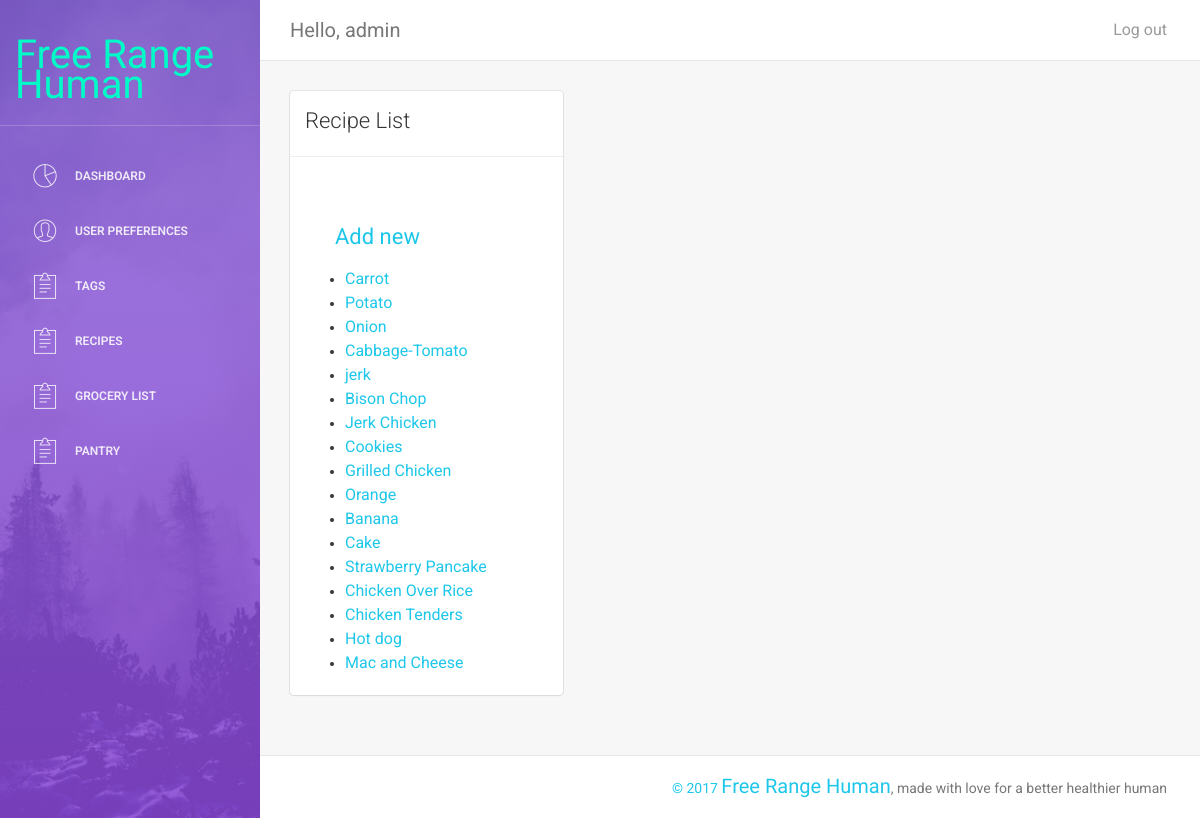
Page /dashboard/recipes (signed in) on the committed database.
### dashboard/models.py (models this page shows, shortened)
class Recipe(models.Model):
	recipe_id = models.AutoField(primary_key=True)
	recipe_name = models.CharField(max_length=50)
	calories = models.IntegerField()
	servings = models.IntegerField()
	fat = models.IntegerField()
	carb = models.IntegerField()
	protein = models.IntegerField()
	ingredients = models.ManyToManyField(Ingredient)
	tags = models.ManyToManyField(Tag)

### dashboard/views.py (the view)
# urls.py: url(r'recipes', views.getRecipes, name='recipes'),
@login_required
def getRecipes(request):
    recipes = Recipe.objects.all()
    return render(request, 'recipes.html', {'recipes': recipes})

### dashboard/templates/recipes.html
{% extends "theme/dashboard.html" %} {% block content %}
<div class="col-md-4">
    <div class="card">
        <div class="header">
            <h4 class="title">Recipe List</h4>
        </div>
        <hr>
        <div class="content">
            <h4 class="add-recipe"><a href="{% url 'add_recipe' %}">Add new</a></h4>
            <ul>
                {% for recipe in recipes %}
                <li>
                    <a href="{% url 'recipe' recipe.pk %}">{{recipe.recipe_name}}
                </li>
                {% endfor %}
            </ul>
        </div>
    </div>
</div>
{% endblock %}

### dashboard/templates/theme/dashboard.html (shortened to what this page needs)
<!doctype html>
<html lang="en">
<head>
    <meta charset="utf-8" /> {% load static %}
    {% load static %}
    <link href="{% static 'assets/css/bootstrap.min.css' %}" rel="stylesheet" />
    {% load static %}
    <link href="{% static 'assets/css/animate.min.css' %}" rel="stylesheet" />
    {% load static %}
    <link href="{% static 'assets/css/light-bootstrap-dashboard.css' %}" rel="stylesheet" />
    {% load static %}
    <link href="{% static 'css/styles.css' %}" rel="stylesheet" />
    <link href="http://maxcdn.bootstrapcdn.com/font-awesome/4.2.0/css/font-awesome.min.css" rel="stylesheet">
    <link href='http://fonts.googleapis.com/css?family=Roboto:400,700,300' rel='stylesheet' type='text/css'> {% load static %}
    <link href="{% static 'assets/css/pe-icon-7-stroke.css' %}" rel="stylesheet" />
</head>
<body>
    <div class="wrapper">
        <div class="sidebar" data-color="purple" data-image="assets/img/sidebar-5.jpg">
            <div class="sidebar-wrapper">
                <div class="logo">
                    <h4 class="company-name">Free Range Human</h4>
                </div>
                <ul class="nav">
                    <li>
                        <a href="{% url 'main' %}">
                        <i class="pe-7s-graph"></i>
                        <p>Dashboard</p>
                    </a>
                    </li>
                    {% if user.is_authenticated %}
                    <li>
                        <a href="{% url 'pref' %}">
                        <i class="pe-7s-user"></i>
                        <p>User Preferences</p>
                    </a>
                    </li>
                    <li>
                        <a href="{% url 'tags' %}">
                        <i class="pe-7s-note2"></i>
                        <p>Tags</p>
                    </a>
                    </li>
                    <li>
                        <a href="{% url 'recipes' %}">
                        <i class="pe-7s-note2"></i>
                        <p>Recipes</p>
                    </a>
                    </li>
                    <li>
                        <a href="{% url 'groceries' %}">
                        <i class="pe-7s-note2"></i>
                        <p>Grocery List</p>
                    </a>
                    </li>
                    <li>
                        <a href="{% url 'pantry' %}">
                        <i class="pe-7s-note2"></i>
                        <p>Pantry</p>
                    </a>
                    </li>
                    {% endif %}
                    </ul>
            </div>
        </div>
        <div class="main-panel">
            <nav class="navbar navbar-default navbar-fixed">
                <div class="container-fluid">
                    <div class="navbar-header">
                        {% if user.is_authenticated %}
                        <a class="navbar-brand">Hello, {{ user.get_username }}</a> {% else %}
                        <a class="navbar-brand" href="">Dashboard</a> {% endif %}
                    </div>
                    <div class="collapse navbar-collapse">
                        <ul class="nav navbar-nav navbar-right">
                            {% if user.is_authenticated %}
                            <li><a href="{% url 'logout'%}?next=/dashboard/">Log out</a></li>
                            {% else %}
                            <li><a href="{% url 'login'%}?next=/dashboard/">Login</a></li>
                            <li><a href="{% url 'signup'%}?next=/dashboard/">Register</a></li>
                            {% endif %}
                        </ul>
                    </div>
                </div>
            </nav>
            <div class="content">
                <div class="container-fluid">
                    <div class="row">
                        {% block content %}
                        {% endblock %}
                    </div>
                </div>
            </div>
            <footer class="footer">
                <div class="container-fluid">
                    <p class="copyright pull-right">
                        &copy;
                        <a class="company-font">Free Range Human</a>, made with love for a better healthier human
                    </p>
                </div>
            </footer>
        </div>
    </div>
</body>
{% load static %}
{% load static %}
{% load static %}
{% load static %}
{% load static %}
{% load static %}
</html>

### dashboard/static/css/styles.css (style rules this page uses)
.company-font { font-family: 'Amatic SC', cursive; font-size: 20px; }
.company-name { font-family: 'Amatic SC', cursive; color: #00FDC8; font-size: 40px; }
li a { line-height: 1.5; font-size: 16px; margin: 0 0 10px; font-weight: 400; }
.add-recipe { margin-left: 30px; }

### rows in the picture
Recipe: recipe_name "Carrot"
Recipe: recipe_name "Potato"
Recipe: recipe_name "Onion"
Recipe: recipe_name "Cabbage-Tomato"
Recipe: recipe_name "jerk"
Recipe: recipe_name "Bison Chop"
Recipe: recipe_name "Jerk Chicken"
Recipe: recipe_name "Cookies"
Recipe: recipe_name "Grilled Chicken"
Recipe: recipe_name "Orange"
Recipe: recipe_name "Banana"
Recipe: recipe_name "Cake"
Recipe: recipe_name "Strawberry Pancake"
Recipe: recipe_name "Chicken Over Rice"
Recipe: recipe_name "Chicken Tenders"
Recipe: recipe_name "Hot dog"
Recipe: recipe_name "Mac and Cheese"

### other values in the picture
{{ user.get_username }} "admin"
